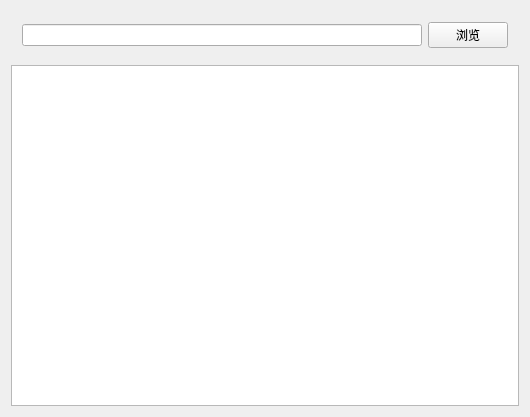
<?xml version="1.0" encoding="UTF-8"?>
<ui version="4.0">
 <class>Widget</class>
 <widget class="QWidget" name="Widget">
  <property name="geometry">
   <rect>
    <x>0</x>
    <y>0</y>
    <width>530</width>
    <height>417</height>
   </rect>
  </property>
  <property name="windowTitle">
   <string>Widget</string>
  </property>
  <layout class="QVBoxLayout" name="verticalLayout">
   <item>
    <widget class="QWidget" name="widget" native="true">
     <layout class="QHBoxLayout" name="horizontalLayout">
      <item>
       <widget class="QLineEdit" name="lineEdit"/>
      </item>
      <item>
       <widget class="QPushButton" name="pushButton">
        <property name="text">
         <string>浏览</string>
        </property>
       </widget>
      </item>
     </layout>
    </widget>
   </item>
   <item>
    <widget class="QPlainTextEdit" name="plainTextEdit"/>
   </item>
  </layout>
 </widget>
 <layoutdefault spacing="6" margin="11"/>
 <resources/>
 <connections/>
</ui>
